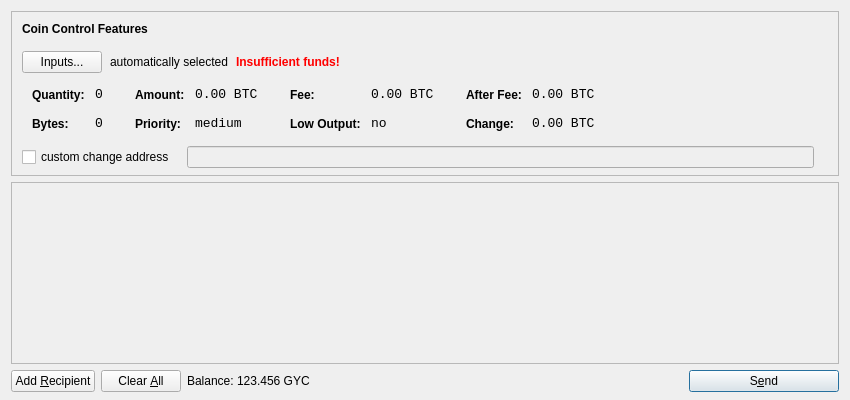
<?xml version="1.0" encoding="UTF-8"?>
<ui version="4.0">
 <class>SendCoinsDialog</class>
 <widget class="QDialog" name="SendCoinsDialog">
  <property name="geometry">
   <rect>
    <x>0</x>
    <y>0</y>
    <width>850</width>
    <height>400</height>
   </rect>
  </property>
  <property name="windowTitle">
   <string>Send Coins</string>
  </property>
  <layout class="QVBoxLayout" name="verticalLayout" stretch="0,1,0">
   <property name="bottomMargin">
    <number>8</number>
   </property>
   <item>
    <widget class="QFrame" name="frameCoinControl">
     <property name="sizePolicy">
      <sizepolicy hsizetype="Expanding" vsizetype="Expanding">
       <horstretch>0</horstretch>
       <verstretch>0</verstretch>
      </sizepolicy>
     </property>
     <property name="maximumSize">
      <size>
       <width>16777215</width>
       <height>16777215</height>
      </size>
     </property>
     <property name="frameShape">
      <enum>QFrame::StyledPanel</enum>
     </property>
     <property name="frameShadow">
      <enum>QFrame::Sunken</enum>
     </property>
     <layout class="QVBoxLayout" name="verticalLayoutCoinControl2">
      <property name="spacing">
       <number>-1</number>
      </property>
      <property name="leftMargin">
       <number>0</number>
      </property>
      <property name="topMargin">
       <number>0</number>
      </property>
      <property name="rightMargin">
       <number>0</number>
      </property>
      <property name="bottomMargin">
       <number>6</number>
      </property>
      <item>
       <layout class="QVBoxLayout" name="verticalLayoutCoinControl" stretch="0,0,0,0,1">
        <property name="spacing">
         <number>0</number>
        </property>
        <property name="leftMargin">
         <number>10</number>
        </property>
        <property name="topMargin">
         <number>10</number>
        </property>
        <item>
         <layout class="QHBoxLayout" name="horizontalLayoutCoinControl1">
          <property name="bottomMargin">
           <number>15</number>
          </property>
          <item>
           <widget class="QLabel" name="labelCoinControlFeatures">
            <property name="sizePolicy">
             <sizepolicy hsizetype="Preferred" vsizetype="Maximum">
              <horstretch>0</horstretch>
              <verstretch>0</verstretch>
             </sizepolicy>
            </property>
            <property name="font">
             <font>
              <weight>75</weight>
              <bold>true</bold>
             </font>
            </property>
            <property name="styleSheet">
             <string notr="true">font-weight:bold;</string>
            </property>
            <property name="text">
             <string>Coin Control Features</string>
            </property>
           </widget>
          </item>
         </layout>
        </item>
        <item>
         <layout class="QHBoxLayout" name="horizontalLayoutCoinControl2" stretch="0,0,0,0">
          <property name="spacing">
           <number>8</number>
          </property>
          <property name="bottomMargin">
           <number>10</number>
          </property>
          <item>
           <widget class="QPushButton" name="pushButtonCoinControl">
            <property name="styleSheet">
             <string notr="true"/>
            </property>
            <property name="text">
             <string>Inputs...</string>
            </property>
           </widget>
          </item>
          <item>
           <widget class="QLabel" name="labelCoinControlAutomaticallySelected">
            <property name="text">
             <string>automatically selected</string>
            </property>
            <property name="margin">
             <number>5</number>
            </property>
           </widget>
          </item>
          <item>
           <widget class="QLabel" name="labelCoinControlInsuffFunds">
            <property name="font">
             <font>
              <weight>75</weight>
              <bold>true</bold>
             </font>
            </property>
            <property name="styleSheet">
             <string notr="true">color:red;font-weight:bold;</string>
            </property>
            <property name="text">
             <string>Insufficient funds!</string>
            </property>
            <property name="margin">
             <number>5</number>
            </property>
           </widget>
          </item>
          <item>
           <spacer name="horizontalSpacerCoinControl">
            <property name="orientation">
             <enum>Qt::Horizontal</enum>
            </property>
            <property name="sizeHint" stdset="0">
             <size>
              <width>40</width>
              <height>1</height>
             </size>
            </property>
           </spacer>
          </item>
         </layout>
        </item>
        <item>
         <widget class="QWidget" name="widgetCoinControl" native="true">
          <property name="sizePolicy">
           <sizepolicy hsizetype="Preferred" vsizetype="Preferred">
            <horstretch>0</horstretch>
            <verstretch>0</verstretch>
           </sizepolicy>
          </property>
          <property name="minimumSize">
           <size>
            <width>0</width>
            <height>0</height>
           </size>
          </property>
          <property name="styleSheet">
           <string notr="true"/>
          </property>
          <layout class="QHBoxLayout" name="horizontalLayoutCoinControl5">
           <property name="margin">
            <number>0</number>
           </property>
           <item>
            <layout class="QHBoxLayout" name="horizontalLayoutCoinControl3" stretch="0,0,0,1">
             <property name="spacing">
              <number>20</number>
             </property>
             <property name="topMargin">
              <number>0</number>
             </property>
             <property name="bottomMargin">
              <number>10</number>
             </property>
             <item>
              <layout class="QFormLayout" name="formLayoutCoinControl1">
               <property name="horizontalSpacing">
                <number>10</number>
               </property>
               <property name="verticalSpacing">
                <number>14</number>
               </property>
               <property name="leftMargin">
                <number>10</number>
               </property>
               <property name="topMargin">
                <number>4</number>
               </property>
               <property name="rightMargin">
                <number>6</number>
               </property>
               <item row="0" column="0">
                <widget class="QLabel" name="labelCoinControlQuantityText">
                 <property name="styleSheet">
                  <string notr="true">font-weight:bold;</string>
                 </property>
                 <property name="text">
                  <string>Quantity:</string>
                 </property>
                 <property name="margin">
                  <number>0</number>
                 </property>
                </widget>
               </item>
               <item row="0" column="1">
                <widget class="QLabel" name="labelCoinControlQuantity">
                 <property name="font">
                  <font>
                   <family>Monospace</family>
                   <pointsize>10</pointsize>
                  </font>
                 </property>
                 <property name="cursor">
                  <cursorShape>IBeamCursor</cursorShape>
                 </property>
                 <property name="contextMenuPolicy">
                  <enum>Qt::ActionsContextMenu</enum>
                 </property>
                 <property name="text">
                  <string notr="true">0</string>
                 </property>
                 <property name="margin">
                  <number>0</number>
                 </property>
                 <property name="textInteractionFlags">
                  <set>Qt::LinksAccessibleByMouse|Qt::TextSelectableByKeyboard|Qt::TextSelectableByMouse</set>
                 </property>
                </widget>
               </item>
               <item row="1" column="0">
                <widget class="QLabel" name="labelCoinControlBytesText">
                 <property name="styleSheet">
                  <string notr="true">font-weight:bold;</string>
                 </property>
                 <property name="text">
                  <string>Bytes:</string>
                 </property>
                </widget>
               </item>
               <item row="1" column="1">
                <widget class="QLabel" name="labelCoinControlBytes">
                 <property name="font">
                  <font>
                   <family>Monospace</family>
                   <pointsize>10</pointsize>
                  </font>
                 </property>
                 <property name="cursor">
                  <cursorShape>IBeamCursor</cursorShape>
                 </property>
                 <property name="contextMenuPolicy">
                  <enum>Qt::ActionsContextMenu</enum>
                 </property>
                 <property name="text">
                  <string notr="true">0</string>
                 </property>
                 <property name="textInteractionFlags">
                  <set>Qt::LinksAccessibleByMouse|Qt::TextSelectableByKeyboard|Qt::TextSelectableByMouse</set>
                 </property>
                </widget>
               </item>
              </layout>
             </item>
             <item>
              <layout class="QFormLayout" name="formLayoutCoinControl2">
               <property name="horizontalSpacing">
                <number>10</number>
               </property>
               <property name="verticalSpacing">
                <number>14</number>
               </property>
               <property name="leftMargin">
                <number>6</number>
               </property>
               <property name="topMargin">
                <number>4</number>
               </property>
               <property name="rightMargin">
                <number>6</number>
               </property>
               <item row="0" column="0">
                <widget class="QLabel" name="labelCoinControlAmountText">
                 <property name="styleSheet">
                  <string notr="true">font-weight:bold;</string>
                 </property>
                 <property name="text">
                  <string>Amount:</string>
                 </property>
                 <property name="margin">
                  <number>0</number>
                 </property>
                </widget>
               </item>
               <item row="0" column="1">
                <widget class="QLabel" name="labelCoinControlAmount">
                 <property name="font">
                  <font>
                   <family>Monospace</family>
                   <pointsize>10</pointsize>
                  </font>
                 </property>
                 <property name="cursor">
                  <cursorShape>IBeamCursor</cursorShape>
                 </property>
                 <property name="contextMenuPolicy">
                  <enum>Qt::ActionsContextMenu</enum>
                 </property>
                 <property name="text">
                  <string notr="true">0.00 BTC</string>
                 </property>
                 <property name="textInteractionFlags">
                  <set>Qt::LinksAccessibleByMouse|Qt::TextSelectableByKeyboard|Qt::TextSelectableByMouse</set>
                 </property>
                </widget>
               </item>
               <item row="1" column="0">
                <widget class="QLabel" name="labelCoinControlPriorityText">
                 <property name="styleSheet">
                  <string notr="true">font-weight:bold;</string>
                 </property>
                 <property name="text">
                  <string>Priority:</string>
                 </property>
                </widget>
               </item>
               <item row="1" column="1">
                <widget class="QLabel" name="labelCoinControlPriority">
                 <property name="font">
                  <font>
                   <family>Monospace</family>
                   <pointsize>10</pointsize>
                  </font>
                 </property>
                 <property name="cursor">
                  <cursorShape>IBeamCursor</cursorShape>
                 </property>
                 <property name="contextMenuPolicy">
                  <enum>Qt::ActionsContextMenu</enum>
                 </property>
                 <property name="text">
                  <string>medium</string>
                 </property>
                 <property name="textInteractionFlags">
                  <set>Qt::LinksAccessibleByMouse|Qt::TextSelectableByKeyboard|Qt::TextSelectableByMouse</set>
                 </property>
                </widget>
               </item>
              </layout>
             </item>
             <item>
              <layout class="QFormLayout" name="formLayoutCoinControl3">
               <property name="horizontalSpacing">
                <number>10</number>
               </property>
               <property name="verticalSpacing">
                <number>14</number>
               </property>
               <property name="leftMargin">
                <number>6</number>
               </property>
               <property name="topMargin">
                <number>4</number>
               </property>
               <property name="rightMargin">
                <number>6</number>
               </property>
               <item row="0" column="0">
                <widget class="QLabel" name="labelCoinControlFeeText">
                 <property name="styleSheet">
                  <string notr="true">font-weight:bold;</string>
                 </property>
                 <property name="text">
                  <string>Fee:</string>
                 </property>
                 <property name="margin">
                  <number>0</number>
                 </property>
                </widget>
               </item>
               <item row="0" column="1">
                <widget class="QLabel" name="labelCoinControlFee">
                 <property name="font">
                  <font>
                   <family>Monospace</family>
                   <pointsize>10</pointsize>
                  </font>
                 </property>
                 <property name="cursor">
                  <cursorShape>IBeamCursor</cursorShape>
                 </property>
                 <property name="contextMenuPolicy">
                  <enum>Qt::ActionsContextMenu</enum>
                 </property>
                 <property name="text">
                  <string notr="true">0.00 BTC</string>
                 </property>
                 <property name="textInteractionFlags">
                  <set>Qt::LinksAccessibleByMouse|Qt::TextSelectableByKeyboard|Qt::TextSelectableByMouse</set>
                 </property>
                </widget>
               </item>
               <item row="1" column="0">
                <widget class="QLabel" name="labelCoinControlLowOutputText">
                 <property name="styleSheet">
                  <string notr="true">font-weight:bold;</string>
                 </property>
                 <property name="text">
                  <string>Low Output:</string>
                 </property>
                </widget>
               </item>
               <item row="1" column="1">
                <widget class="QLabel" name="labelCoinControlLowOutput">
                 <property name="font">
                  <font>
                   <family>Monospace</family>
                   <pointsize>10</pointsize>
                  </font>
                 </property>
                 <property name="cursor">
                  <cursorShape>IBeamCursor</cursorShape>
                 </property>
                 <property name="contextMenuPolicy">
                  <enum>Qt::ActionsContextMenu</enum>
                 </property>
                 <property name="text">
                  <string>no</string>
                 </property>
                 <property name="textInteractionFlags">
                  <set>Qt::LinksAccessibleByMouse|Qt::TextSelectableByKeyboard|Qt::TextSelectableByMouse</set>
                 </property>
                </widget>
               </item>
              </layout>
             </item>
             <item>
              <layout class="QFormLayout" name="formLayoutCoinControl4">
               <property name="horizontalSpacing">
                <number>10</number>
               </property>
               <property name="verticalSpacing">
                <number>14</number>
               </property>
               <property name="leftMargin">
                <number>6</number>
               </property>
               <property name="topMargin">
                <number>4</number>
               </property>
               <property name="rightMargin">
                <number>6</number>
               </property>
               <item row="0" column="0">
                <widget class="QLabel" name="labelCoinControlAfterFeeText">
                 <property name="styleSheet">
                  <string notr="true">font-weight:bold;</string>
                 </property>
                 <property name="text">
                  <string>After Fee:</string>
                 </property>
                 <property name="margin">
                  <number>0</number>
                 </property>
                </widget>
               </item>
               <item row="0" column="1">
                <widget class="QLabel" name="labelCoinControlAfterFee">
                 <property name="font">
                  <font>
                   <family>Monospace</family>
                   <pointsize>10</pointsize>
                  </font>
                 </property>
                 <property name="cursor">
                  <cursorShape>IBeamCursor</cursorShape>
                 </property>
                 <property name="contextMenuPolicy">
                  <enum>Qt::ActionsContextMenu</enum>
                 </property>
                 <property name="text">
                  <string notr="true">0.00 BTC</string>
                 </property>
                 <property name="textInteractionFlags">
                  <set>Qt::LinksAccessibleByMouse|Qt::TextSelectableByKeyboard|Qt::TextSelectableByMouse</set>
                 </property>
                </widget>
               </item>
               <item row="1" column="0">
                <widget class="QLabel" name="labelCoinControlChangeText">
                 <property name="styleSheet">
                  <string notr="true">font-weight:bold;</string>
                 </property>
                 <property name="text">
                  <string>Change:</string>
                 </property>
                </widget>
               </item>
               <item row="1" column="1">
                <widget class="QLabel" name="labelCoinControlChange">
                 <property name="font">
                  <font>
                   <family>Monospace</family>
                   <pointsize>10</pointsize>
                  </font>
                 </property>
                 <property name="cursor">
                  <cursorShape>IBeamCursor</cursorShape>
                 </property>
                 <property name="contextMenuPolicy">
                  <enum>Qt::ActionsContextMenu</enum>
                 </property>
                 <property name="text">
                  <string notr="true">0.00 BTC</string>
                 </property>
                 <property name="textInteractionFlags">
                  <set>Qt::LinksAccessibleByMouse|Qt::TextSelectableByKeyboard|Qt::TextSelectableByMouse</set>
                 </property>
                </widget>
               </item>
              </layout>
             </item>
            </layout>
           </item>
          </layout>
         </widget>
        </item>
        <item>
         <layout class="QHBoxLayout" name="horizontalLayoutCoinControl4" stretch="0,0,0">
          <property name="spacing">
           <number>12</number>
          </property>
          <property name="sizeConstraint">
           <enum>QLayout::SetDefaultConstraint</enum>
          </property>
          <property name="topMargin">
           <number>5</number>
          </property>
          <property name="rightMargin">
           <number>5</number>
          </property>
          <item>
           <widget class="QCheckBox" name="checkBoxCoinControlChange">
            <property name="text">
             <string>custom change address</string>
            </property>
           </widget>
          </item>
          <item>
           <widget class="QLineEdit" name="lineEditCoinControlChange">
            <property name="enabled">
             <bool>false</bool>
            </property>
            <property name="sizePolicy">
             <sizepolicy hsizetype="Expanding" vsizetype="Fixed">
              <horstretch>0</horstretch>
              <verstretch>0</verstretch>
             </sizepolicy>
            </property>
           </widget>
          </item>
          <item>
           <widget class="QLabel" name="labelCoinControlChangeLabel">
            <property name="sizePolicy">
             <sizepolicy hsizetype="Preferred" vsizetype="Expanding">
              <horstretch>0</horstretch>
              <verstretch>0</verstretch>
             </sizepolicy>
            </property>
            <property name="minimumSize">
             <size>
              <width>0</width>
              <height>0</height>
             </size>
            </property>
            <property name="text">
             <string/>
            </property>
            <property name="margin">
             <number>3</number>
            </property>
           </widget>
          </item>
         </layout>
        </item>
        <item>
         <spacer name="verticalSpacerCoinControl">
          <property name="orientation">
           <enum>Qt::Vertical</enum>
          </property>
          <property name="sizeHint" stdset="0">
           <size>
            <width>800</width>
            <height>1</height>
           </size>
          </property>
         </spacer>
        </item>
       </layout>
      </item>
     </layout>
    </widget>
   </item>
   <item>
    <widget class="QScrollArea" name="scrollArea">
     <property name="widgetResizable">
      <bool>true</bool>
     </property>
     <widget class="QWidget" name="scrollAreaWidgetContents">
      <property name="geometry">
       <rect>
        <x>0</x>
        <y>0</y>
        <width>830</width>
        <height>165</height>
       </rect>
      </property>
      <layout class="QVBoxLayout" name="verticalLayout_2">
       <property name="margin">
        <number>0</number>
       </property>
       <item>
        <layout class="QVBoxLayout" name="entries">
         <property name="spacing">
          <number>6</number>
         </property>
        </layout>
       </item>
       <item>
        <spacer name="verticalSpacer">
         <property name="orientation">
          <enum>Qt::Vertical</enum>
         </property>
         <property name="sizeHint" stdset="0">
          <size>
           <width>20</width>
           <height>40</height>
          </size>
         </property>
        </spacer>
       </item>
      </layout>
     </widget>
    </widget>
   </item>
   <item>
    <layout class="QHBoxLayout" name="horizontalLayout">
     <item>
      <widget class="QPushButton" name="addButton">
       <property name="toolTip">
        <string>Send to multiple recipients at once</string>
       </property>
       <property name="text">
        <string>Add &amp;Recipient</string>
       </property>
       <property name="icon">
        <iconset resource="../bitcoin.qrc">
         <normaloff>:/icons/add</normaloff>:/icons/add</iconset>
       </property>
       <property name="autoDefault">
        <bool>false</bool>
       </property>
      </widget>
     </item>
     <item>
      <widget class="QPushButton" name="clearButton">
       <property name="sizePolicy">
        <sizepolicy hsizetype="Minimum" vsizetype="Fixed">
         <horstretch>0</horstretch>
         <verstretch>0</verstretch>
        </sizepolicy>
       </property>
       <property name="toolTip">
        <string>Remove all transaction fields</string>
       </property>
       <property name="text">
        <string>Clear &amp;All</string>
       </property>
       <property name="icon">
        <iconset resource="../bitcoin.qrc">
         <normaloff>:/icons/remove</normaloff>:/icons/remove</iconset>
       </property>
       <property name="autoRepeatDelay">
        <number>300</number>
       </property>
       <property name="autoDefault">
        <bool>false</bool>
       </property>
      </widget>
     </item>
     <item>
      <layout class="QHBoxLayout" name="horizontalLayout_2">
       <property name="spacing">
        <number>3</number>
       </property>
       <item>
        <widget class="QLabel" name="label">
         <property name="text">
          <string>Balance:</string>
         </property>
        </widget>
       </item>
       <item>
        <widget class="QLabel" name="labelBalance">
         <property name="cursor">
          <cursorShape>IBeamCursor</cursorShape>
         </property>
         <property name="text">
          <string>123.456 GYC</string>
         </property>
         <property name="textInteractionFlags">
          <set>Qt::LinksAccessibleByMouse|Qt::TextSelectableByKeyboard|Qt::TextSelectableByMouse</set>
         </property>
        </widget>
       </item>
      </layout>
     </item>
     <item>
      <spacer name="horizontalSpacer">
       <property name="orientation">
        <enum>Qt::Horizontal</enum>
       </property>
       <property name="sizeHint" stdset="0">
        <size>
         <width>40</width>
         <height>20</height>
        </size>
       </property>
      </spacer>
     </item>
     <item>
      <widget class="QPushButton" name="sendButton">
       <property name="minimumSize">
        <size>
         <width>150</width>
         <height>0</height>
        </size>
       </property>
       <property name="toolTip">
        <string>Confirm the send action</string>
       </property>
       <property name="text">
        <string>S&amp;end</string>
       </property>
       <property name="icon">
        <iconset resource="../bitcoin.qrc">
         <normaloff>:/icons/send</normaloff>:/icons/send</iconset>
       </property>
       <property name="default">
        <bool>true</bool>
       </property>
      </widget>
     </item>
    </layout>
   </item>
  </layout>
 </widget>
 <resources>
  <include location="../bitcoin.qrc"/>
 </resources>
 <connections/>
</ui>
